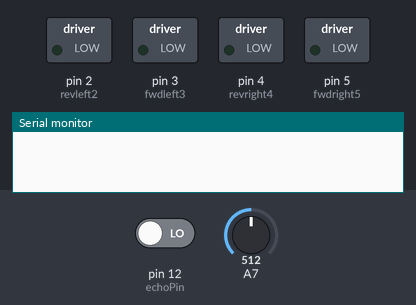
Bench run of a sketch on a simulated Arduino Uno, built with avr-gcc and run on an emulated ATmega328P. Parts: switched loads named in the sketch (green lamp = pin HIGH), the last lines printed to the serial monitor. Inputs (shaded band) come from the test bench; at power-on: pin 12 (echoPin) LOW, A7 = 512. Pins used as bus, display or sensor lines are not drawn.

Above: at 0.7 s.
At 1.7 s:
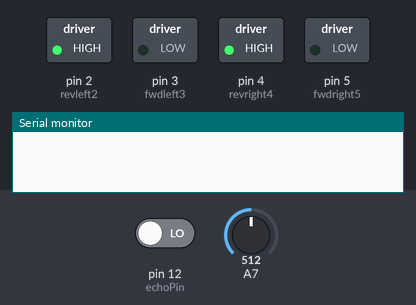
At 2.8 s:
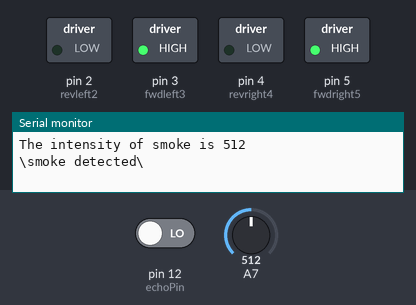
Timing chart, 0 to 6.0 s (numbered marks = the images above):
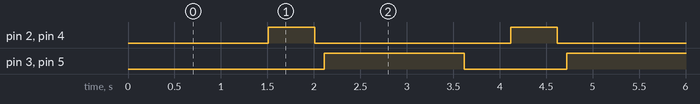

The sketch:

sketch_aug02a.ino
```cpp
int trigPin = 11;      // trig pin of HC-SR04
int echoPin = 12;     // Echo pin of HC-SR04
int revleft2 = 2;       //REVerse motion of Left motor
int fwdleft3 = 3;       //ForWarD motion of Left motor
int revright4 = 4;      //REVerse motion of Right motor
int fwdright5 = 5;      //ForWarD motion of Right motor
long duration, distance;
void setup(){

pinMode(revleft2, OUTPUT);      // set Motor pins as output
pinMode(fwdleft3, OUTPUT);
pinMode(revright4, OUTPUT);
pinMode(fwdright5, OUTPUT);
pinMode(trigPin, OUTPUT);         // set trig pin as output
pinMode(echoPin, INPUT);
Serial.begin(9600);
}
void loop() {
digitalWrite(trigPin, LOW);
delayMicroseconds(2);
digitalWrite(trigPin, HIGH); // send waves for 10 us
delayMicroseconds(10);
duration = pulseIn(echoPin, HIGH); // receive reflected waves
distance = duration / 58.2;   // convert to distance
delay(10);
if (distance > 19)
            {
            digitalWrite(fwdright5, HIGH);    // move forward
            digitalWrite(revright4, LOW);
            digitalWrite(fwdleft3, HIGH);
            digitalWrite(revleft2, LOW);
            }
            if (distance < 18)
             {
             digitalWrite(fwdright5, LOW);  //Stop
             digitalWrite(revright4, LOW);
             digitalWrite(fwdleft3, LOW);
             digitalWrite(revleft2, LOW);
             delay(500);
             digitalWrite(fwdright5, LOW);  //movebackword
             digitalWrite(revright4, HIGH);
             digitalWrite(fwdleft3, LOW);
             digitalWrite(revleft2, HIGH);
             delay(500);
             digitalWrite(fwdright5, LOW);  //Stop
             digitalWrite(revright4, LOW);
             digitalWrite(fwdleft3, LOW);
             digitalWrite(revleft2, LOW);
             delay(100);
             digitalWrite(fwdright5, HIGH);
             digitalWrite(revright4, LOW);
             digitalWrite(revleft2, LOW);
             digitalWrite(fwdleft3, HIGH);
             delay(500);
            }
  int smoke=analogRead(7);
  Serial.print("The intensity of smoke is ");
  Serial.println(smoke);

         if(smoke>200)
         {
          Serial.println("\\smoke detected\\");
         }
         }
```

Measured:
- by itself, pin 2 (revleft2), pin 4 (revright4): alternates HIGH for 0.50 s and LOW for 2.1 s
- by itself, pin 3 (fwdleft3), pin 5 (fwdright5): alternates HIGH for 1.5 s and LOW for 1.1 s
- by itself, everything shown: repeats every 2.6 s, in 4 steps
